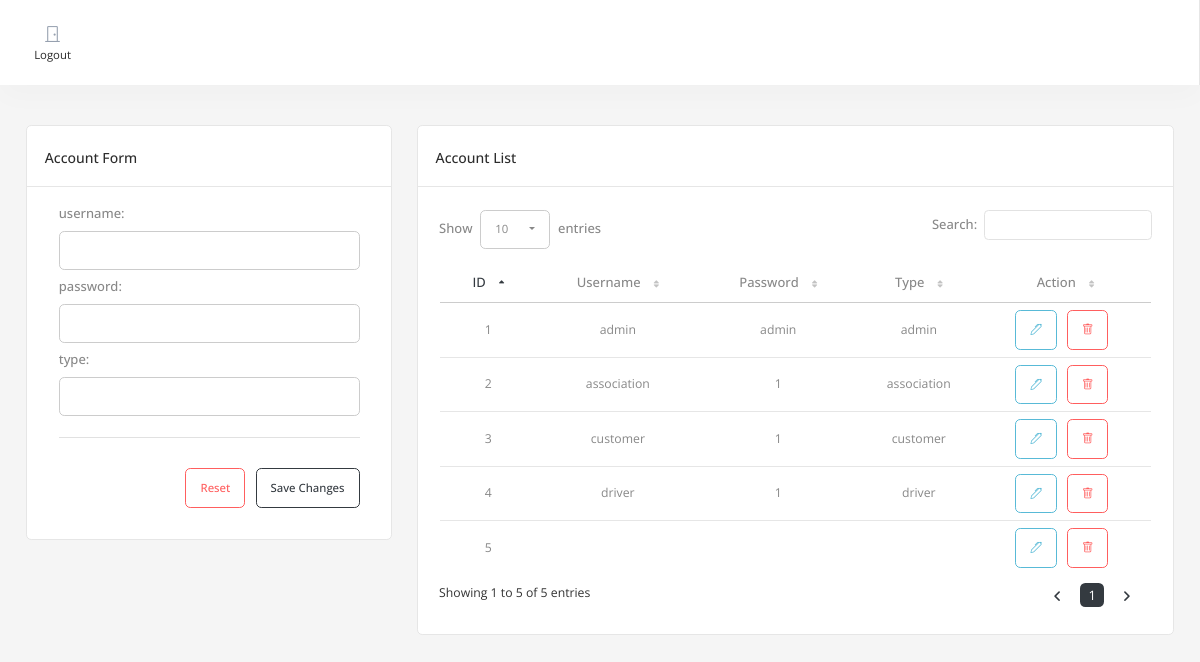
The page /account.php on the database its author committed.
### tables this page shows
CREATE TABLE `tbl_account` (
  `tbl_account_id` int(11) NOT NULL,
  `username` text NOT NULL,
  `password` text NOT NULL,
  `account_type` text NOT NULL
);

### class/method.php (called while the page is built, shortened)
<?php
class method
{
    function __construct()
    {
        $servername = "localhost";
        $username = "root";
        $password = "";
        $database = "db_agrikulture";
        try {
            $conn = new PDO(
                "mysql:host=$servername;dbname=$database",
                $username,
                $password
            );
            $conn->setAttribute(PDO::ATTR_ERRMODE, PDO::ERRMODE_EXCEPTION);
            $this->conn = $conn;
        } catch (PDOException $e) {
            echo "Connection failed: " . $e->getMessage();
            die;
        }
    }
    function selectRaw()
    {
        $sql = $this->sql;
        $stmt = $this->conn->prepare($sql);
        $stmt->execute();
        return $stmt->fetchAll(PDO::FETCH_ASSOC);
    }
}
$m = new method();

### account.php (the view, shortened to what this page needs)
<?php
include "layout/header.php";
?>
<div class='container-fluid'>
    <div class='row mt-3'>
        <div class="col-lg-4 col-sm-12 mb-3">
            <div class="">
                <div class="">
                    <div class="card">
                        <div class="card-header">
                            <div>
                                <h4 class="card-title">account Form</h4>
                            </div>
                        </div>
                        <div class="card-body">
                            <div class="basic-form ps-3 pe-3 pb-3">
                                <form method="post" action="functions/post.php" class="form-valide-with-icon needs-validation" novalidate id="frm-row" enctype="multipart/form-data">
                                    <div id="form-div-account">
                                        <div class="form-source">
                                            <div class='row'>
                                                <div class='col-md-12 form-group '>
                                                    <div class='row mb-2'>
                                                        <label for='account-username' class="text-label form-label">username:</label>
                                                        <div class=''>
                                                            <input type='text' name='tbl_account-username[]' id='account-username' class='form-control editable ' value='' required>
                                                        </div>
                                                    </div>
                                                </div>
                                                <div class='col-md-12 form-group '>
                                                    <div class='row mb-2'>
                                                        <label for='account-password' class="text-label form-label">password:</label>
                                                        <div class=''>
                                                            <input type='text' name='tbl_account-password[]' id='account-password' class='form-control editable ' value='' required>
                                                        </div>
                                                    </div>
                                                </div>
                                                <div class='col-md-12 form-group '>
                                                    <div class='row mb-2'>
                                                        <label for='account-account_type' class="text-label form-label">type:</label>
                                                        <div class=''>
                                                            <input type='text' name='tbl_account-account_type[]' id='account-account_type' class='form-control editable ' value='' required>
                                                        </div>
                                                    </div>
                                                </div>
                                            </div>
                                        </div>
                                    </div>
                                    <div class='row'>
                                        <div class='col-12 text-end add-btns'>
                                            <hr style="margin-bottom: 30px">
                                            <button type='reset' class='btn btn-outline-danger me-2'>Reset</button>
                                            <button type='submit' class='btn btn-outline-primary'>Save Changes</button>
                                        </div>
                                    </div>
                                </form>
                            </div>
                        </div>
                    </div>
                </div>
            </div>
        </div>
        <div class="col-lg-8 mb-3">
            <div class="row">
                <div class="col-lg-12">
                    <div class="card dz-card">
                        <div class="card-header flex-wrap">
                            <div>
                                <h4 class="card-title">account List</h4>
                            </div>
                        </div>
                        <div class="tab-content">
                            <div class="tab-pane fade show active p-4">
                                <?php
                                $sql = "SELECT * FROM tbl_account ";
                                $m->sql = $sql;
                                $record = $m->selectRaw();
                                ?>
                                <div class="table-responsive">
                                    <table id="datatable-account" class="dt-table display table" style="width: calc(100% - 2px)">
                                        <thead>
                                            <tr class='text-center'>
                                                <td class='text-center'>
                                                    <label class='mb-0'>ID</label>
                                                </td>
                                                <td class='text-center'>
                                                    <label class='mb-0'>Username</label>
                                                </td>
                                                <td class='text-center'>
                                                    <label class='mb-0'>Password</label>
                                                </td>
                                                <td class='text-center'>
                                                    <label class='mb-0'>Type</label>
                                                </td>
                                                <td class=" text-center">
                                                    <label class='mb-0'>Action</label>
                                                </td>
                                            </tr>
                                        </thead>
                                        <tbody>
                                            <?php
                                            foreach ($record as $k => $r) {
                                                extract($r);
                                            ?>
                                                <tr>
                                                    <td class="text-center">
                                                        <?= $tbl_account_id; ?></td>
                                                    <td class="text-center">
                                                        <?= $username; ?></td>
                                                    <td class="text-center">
                                                        <?= $password; ?></td>
                                                    <td class="text-center">
                                                        <?= $account_type; ?></td>
                                                    <td class="text-center ">
                                                        <button type="button" class="btn btn-outline-info btn-action me-2" onclick="editInfo(<?= $k ?>)"><i class="bi bi-pen"></i></button>
                                                        <button type="button" class="btn btn-outline-danger btn-action me-2" onclick="deleteInfo('tbl_account','tbl_account_id',<?= $tbl_account_id;  ?>)"><i class="bi bi-trash"></i></button>
                                                    </td>
                                                </tr>
                                            <?php
                                            }
                                            ?>
                                        </tbody>
                                    </table>
                                </div>
                            </div>
                        </div>
                    </div>
                </div>
            </div>
        </div>
    </div>
</div>
<?php
include "layout/footer.php";
?>

### layout/header.php (style rules this page uses)
.dt-table tbody tr td.sorting_1 span, .dt-table thead tr td.sorting_asc label, .dt-table thead tr td.sorting_desc label, table.dataTable thead td.sorting_asc:after, table.dataTable thead td.sorting_desc:after { color: var(--primary) !important; }

### rows shown on the page
tbl_account: tbl_account_id "1", username "admin", password "admin", account_type "admin"
tbl_account: tbl_account_id "2", username "association", password "1", account_type "association"
tbl_account: tbl_account_id "3", username "customer", password "1", account_type "customer"
tbl_account: tbl_account_id "4", username "driver", password "1", account_type "driver"
tbl_account: tbl_account_id "5"
